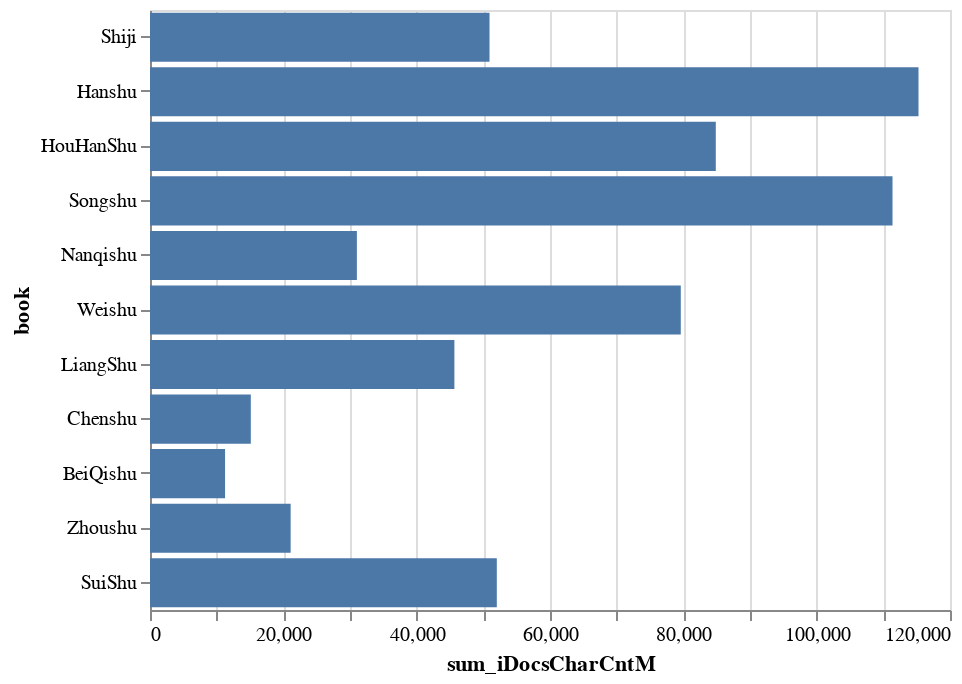

The cell this chart's notebook holds for it:
### Markdown cell above
### Plot total no. of characters in documents by book (Method 2)

### Code cell
dfBook =  df[ (df.book.isin(Histories[:12])) & (df.section.isin(['列傳'])) ]
dfPlot = pd.DataFrame({
    'book': dfBook['book'].to_numpy(),
    'iDocsCharCntM': dfBook['iDocsCharCntM'].to_numpy()
})

alt.Chart(dfPlot).mark_bar().encode(
    x='sum_iDocsCharCntM:Q',
    y=alt.Y('book:O', sort=Histories[:12])
).transform_aggregate(
    sum_iDocsCharCntM='sum(iDocsCharCntM)',
    groupby=["book"]
)

### Figure 1 — Vega-Lite specification as saved in the notebook (floating-point values rounded to 4 significant figures; data arrays with more than 128 entries replaced by an {"elided": "..."} marker saying what was removed)
{"$schema": "https://vega.github.io/schema/vega-lite/v3.3.0.json", "config": {"mark": {"tooltip": null}, "view": {"height": 300, "width": 400}}, "data": {"name": "data-bfaec14a7a538ebbe32563426e170272"}, "datasets": {"data-bfaec14a7a538ebbe32563426e170272": {"elided": "4053 records"}}, "encoding": {"x": {"field": "sum_iDocsCharCntM", "type": "quantitative"}, "y": {"field": "book", "sort": ["Shiji", "Hanshu", "Sanguozhi", "HouHanShu", "Songshu", "Nanqishu", "Weishu", "LiangShu", "Chenshu", "BeiQishu", "Zhoushu", "SuiShu"], "type": "ordinal"}}, "mark": "bar", "transform": [{"aggregate": [{"as": "sum_iDocsCharCntM", "field": "iDocsCharCntM", "op": "sum"}], "groupby": ["book"]}]}
